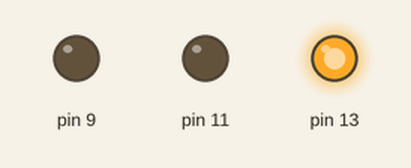
A sketch run on a simulated Arduino Uno, built with avr-gcc and run on an emulated ATmega328P. On the bench: output pins drawn as LEDs (lit = HIGH).

Above: at 2.0 s.
At 6.0 s:
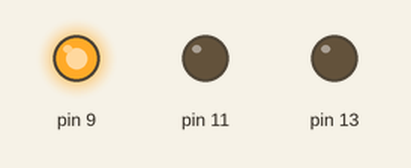
At 9.0 s:
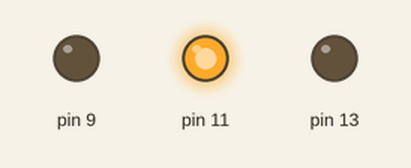
Timing chart, 0 to 13.0 s (numbered marks = the images above):
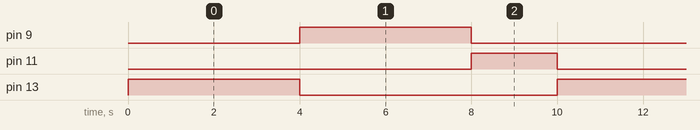

Measured:
- by itself, pin 9, pin 13: alternates HIGH for 4.0 s and LOW for 6.0 s
- by itself, pin 11: alternates HIGH for 2.0 s and LOW for 8.0 s
- by itself, everything shown: repeats every 10.0 s, in 4 steps

The sketch:

code.ino
```cpp
void setup()
{
  pinMode(13, OUTPUT);
  pinMode(11, OUTPUT);
  pinMode(9, OUTPUT);

  digitalWrite(13, LOW);
  digitalWrite(11, LOW);
  digitalWrite(9, LOW);
}

void loop()
{
  digitalWrite(13, HIGH);
  delay(4000);
  digitalWrite(13, LOW);
  digitalWrite(9, HIGH);
  delay(4000);
  digitalWrite(9, LOW);
  digitalWrite(11, HIGH);
  delay(2000);
  digitalWrite(11, LOW);
}
```
